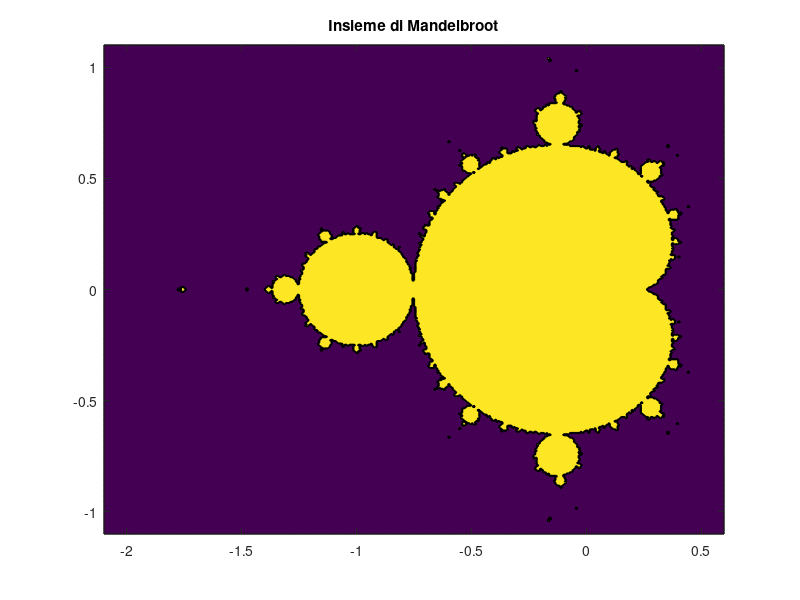

Write MATLAB code to recreate this figure.
%% Insieme di Mandelbroot

h = waitbar(0,'Calcolo in corso...');
n = 400;
it_max = 1000;
x = linspace(-2.1,0.6,n);
y = linspace(-1.1,1.1,n);
[X,Y] = meshgrid(x,y);
C = complex(X,Y);

Z_max = 1e6; 
Z = C;
for k = 1:it_max
   Z = Z.^2 + C;
    waitbar(k/it_max);
end
close(h)

contourf(x,y,double(abs(Z)<Z_max))
title('Insieme di Mandelbroot')